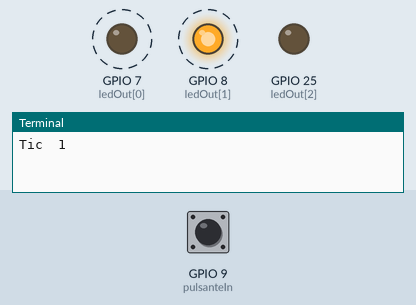
This program was run on a simulated Raspberry Pi (BCM pin numbers). On the bench: output pins drawn as LEDs (lit = HIGH), the last lines printed to the terminal. Dashed ring = blinking. Inputs (shaded band) come from the test bench; at power-on: GPIO 9 (pulsanteIn) LOW.

Above: at 0.9 s.
1.3 s: GPIO 9 (pulsanteIn) pulled HIGH for 0.15 s
At 1.41 s:
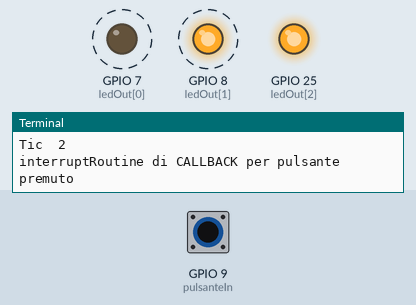
Timing chart, 0 to 10.3 s (numbered marks = the images above; inputs shaded):
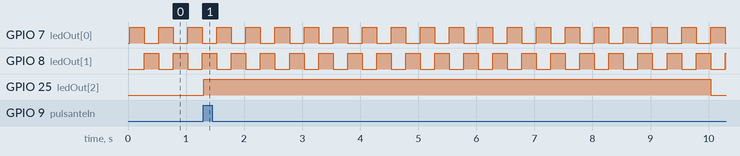

The program:

interrupt-pulsante.py
```python
#!/usr/bin/env python
# -*- coding: latin-1 *-*
# -*- coding: cp1252 -*-
#Raspberry Pi - GPIO interface
#Mentre due led (rosso e verde) lampeggiano ritmicamente (1/2 sec.) in eterno con cicli di 10 volte,
#dopo la pressione di un tasto/pulsane, si deve accendere un terzo led (giallo) per un certo tempo.
#Questo tempo varia in base al ciclo di 10 volte, cioè se pigio al quarto si deve accendere 6 cicli,
#se pigio al due si deve accendere per 8, de pigio al sette solo per 3,
import RPi.GPIO as GPIO
from time import sleep
################################## Inizializzazioni
GPIO.setmode(GPIO.BCM)
pulsanteIn=9
ledOut=[7,8,25]  			#2 Led per accensione ritmica (GPIO 7=rosso; GPIO 8=verde)
GPIO.setup(pulsanteIn,GPIO.IN)
for a in ledOut:
        GPIO.setup(a,GPIO.OUT)
        GPIO.output(a, False)   #Spegne tutti i led interessati (2 led ritmici e led di stato)
        sleep(0.01)
currentLed=0
contaCicli=0
pin=ledOut[currentLed]

################################### CALLBACK routines
def accendiLedGiallo_CBack (pulsanteIn):
	currentLed=2
        print "interruptRoutine di CALLBACK per pulsante premuto"
	pin=ledOut[currentLed]
        GPIO.output(pin,True)

################################### Loop di lavoro
try:
        # add rising edge detection on a channel LOW ----> HIGH
        GPIO.add_event_detect(pulsanteIn, GPIO.RISING)		#, callback=ic555_CB, bouncetime=1500)
        GPIO.add_event_callback(pulsanteIn, accendiLedGiallo_CBack, bouncetime=500)
        while True:
		GPIO.output(pin,True)
		pin=ledOut[currentLed+1]
		GPIO.output(pin,False)
		sleep(0.25)
                GPIO.event_detected(pulsanteIn)

		currentLed=currentLed+1
		pin=ledOut[currentLed]

                GPIO.output(pin,True)
                pin=ledOut[currentLed-1]
                GPIO.output(pin,False)
                sleep(0.25)
                GPIO.event_detected(pulsanteIn)
		currentLed=0
		contaCicli=contaCicli+1
		if contaCicli==20:
			GPIO.output(25,False)
			print "Spento 25"
			contaCicli=0
		else:
			print "Tic ",contaCicli
except KeyboardInterrupt:
        print " "
        print "Ciao !"
        GPIO.cleanup()
	GPIO.setwarnings(False)
#GPIO.cleanup()
```

Measured:
- after the input at 1.3 s, GPIO 25 (ledOut[2]): LOW → HIGH at once, → LOW 8.7 s later
- by itself, GPIO 7 (ledOut[0]), GPIO 8 (ledOut[1]): alternates HIGH for 0.25 s and LOW for 0.25 s
